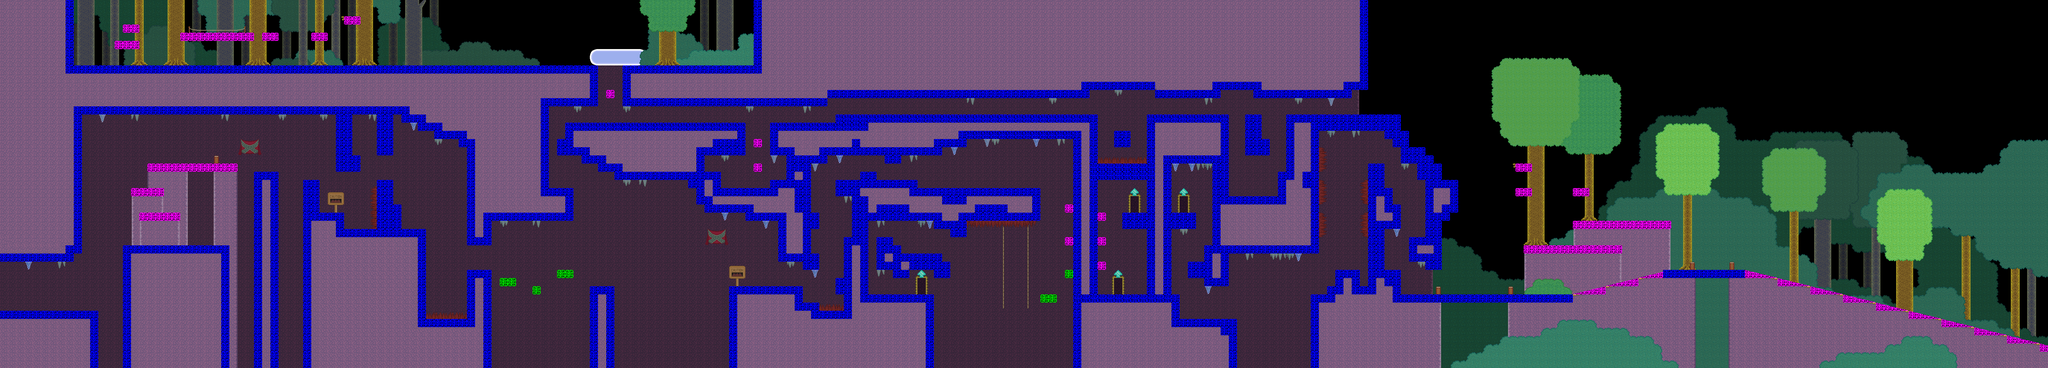

This is a level from a 2D game, rendered from its Tiled map with the project's own tilesets. A one-line summary and the map file follow, with tile-layer data summarised:
An orthogonal 250x45 tile map with 24x24 px tiles, 12 tile layers (mountains, mountains_front, clouds, bg_tree, ...), 2 tilesets and 96 objects (27x enemy, 24x material, 10x killing_floor, 9x movingplatform, 8x door, ...).

<map version="1.0" orientation="orthogonal" width="250" height="45" tilewidth="24" tileheight="24">
 <properties>
  <property name="blue" value="247" />
  <property name="green" value="216" />
  <property name="offset" value="31" />
  <property name="overworldName" value="vforest_2" />
  <property name="red" value="74" />
  <property name="soundtrack" value="forest" />
 </properties>
 <tileset firstgid="1" name="village-forest" tilewidth="24" tileheight="24">
  <image source="../images/tilesets/treeline.png" width="288" height="720" />
 </tileset>
 <tileset firstgid="361" name="collisions" tilewidth="24" tileheight="24">
  <image source="../images/tilesets/collisions.png" width="512" height="512" />
 </tileset>
 <layer name="mountains" width="250" height="45">
  <properties>
   <property name="parallax" value="0.45" />
  </properties>
  <data>[11250 cells, 1776 non-empty, 2 distinct tile ids]</data>
 </layer>
 <layer name="mountains_front" width="250" height="45">
  <properties>
   <property name="parallax" value="0.55" />
  </properties>
  <data>[11250 cells, 1252 non-empty, 3 distinct tile ids]</data>
 </layer>
 <layer name="clouds" width="250" height="45">
  <properties>
   <property name="parallax" value="0.6" />
  </properties>
  <data>[11250 cells, 126 non-empty, 2 distinct tile ids]</data>
 </layer>
 <layer name="bg_tree" width="250" height="45">
  <data>[11250 cells, 232 non-empty, 7 distinct tile ids]</data>
 </layer>
 <layer name="bg_leaves2" width="250" height="45">
  <data>[11250 cells, 926 non-empty, 10 distinct tile ids]</data>
 </layer>
 <layer name="misc_bg" width="250" height="45">
  <data>[11250 cells, 422 non-empty, 10 distinct tile ids]</data>
 </layer>
 <layer name="bg_leaves" width="250" height="45">
  <data>[11250 cells, 945 non-empty, 12 distinct tile ids]</data>
 </layer>
 <layer name="background" width="250" height="45">
  <data>[11250 cells, 6135 non-empty, 16 distinct tile ids]</data>
 </layer>
 <layer name="foreground" width="250" height="45">
  <data>[11250 cells, 5260 non-empty, 65 distinct tile ids]</data>
 </layer>
 <layer name="trees" width="250" height="45">
  <data>[11250 cells, 344 non-empty, 29 distinct tile ids]</data>
 </layer>
 <layer name="leaves" width="250" height="45">
  <data>[11250 cells, 228 non-empty, 19 distinct tile ids]</data>
 </layer>
 <layer name="collision" width="250" height="45">
  <data>[11250 cells, 1514 non-empty, 11 distinct tile ids]</data>
 </layer>
 <objectgroup color="#1e1d1d" draworder="topdown" name="nodes" width="250" height="45" visible="0">
  <!-- 87 objects omitted --></objectgroup>
 <objectgroup draworder="topdown" name="movement" width="250" height="45">
  <!-- 9 objects omitted --></objectgroup>
</map>
<!-- 96 of 96 objects omitted -->
